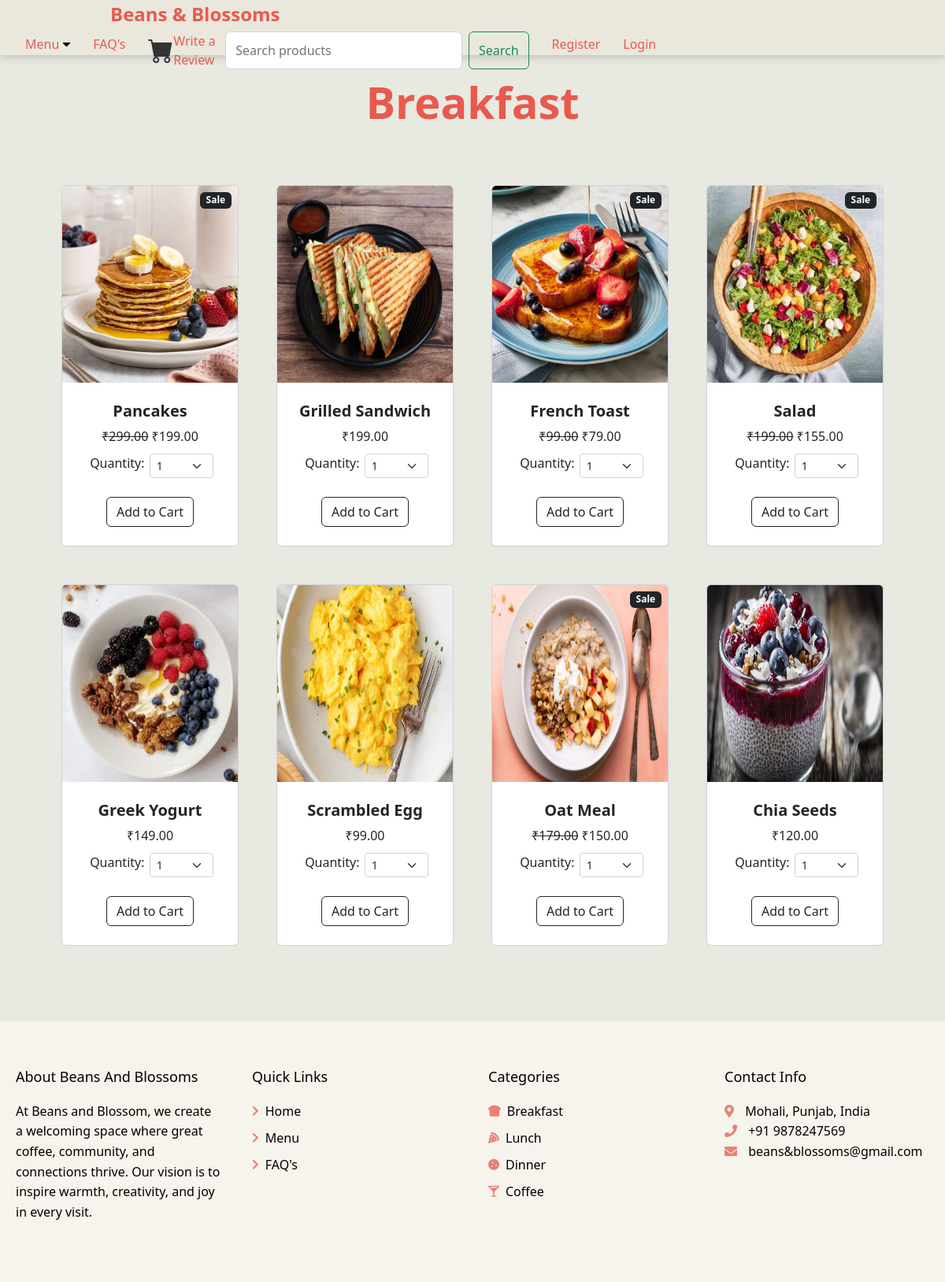
The app's page /category/Breakfast with its own data.
### main/models.py (models this page shows, shortened)
class Category(models.Model):
    name = models.CharField(max_length=50)
    def __str__(self):
        return self.name

class Product(models.Model):
    name = models.CharField(max_length=100)
    price = models.DecimalField(default=0, decimal_places=2, max_digits=6)
    category = models.ForeignKey(Category, on_delete=models.CASCADE, default=1)
    image = models.ImageField(upload_to='uploads/product/')
    is_sale = models.BooleanField(default=False)
    sale_price = models.DecimalField(default=0, decimal_places=2, max_digits=6)

### main/views.py (the view)
# urls.py: path('category/<str:food>', views.category, name='category'),
def category(request, food):
    try:
        category = Category.objects.get(name=food)
        products = Product.objects.filter(category=category)
        return render(request, 'category.html', {'products': products, 'category': category})
    except Category.DoesNotExist:
        messages.success(request, "The category doesn't exist.")
        return redirect('menu')

### cart/context_processors.py (called while the page is built)
def cart(request):
    return {'cart': Cart(request)}

### main/templates/category.html (shortened to what this page needs)
{% extends 'base.html' %}
{% load static %}
{% block content %}
        <header class="py-5">
            <div class="container px-4 px-lg-5 my-5">
                <div class="text-center" style="color:  #E85A4F;;">
                    <h1 class="display-4 fw-bolder">{{ category }}</h1>
                </div>
            </div>
        </header>
        <section class="py-5" style="margin-top: -120px;">
            <div class="container px-4 px-lg-5 mt-5">
                <div class="row gx-4 gx-lg-5 row-cols-2 row-cols-md-3 row-cols-xl-4 justify-content-center">
                    {% for product in products %}
                        {% if product.is_sale == True %}
                    <div class="col mb-5">
                        <div class="card h-100">
                            <div class = "badge bg-dark text-white position-absolute" style="top:0.5rem;right: 0.5rem;">Sale</div>
                            <img class="card-img-top" src="{{ product.image.url }}" height="250px" alt="..." />
                            <div class="card-body p-4">
                                <div class="text-center">
                                    <h5 class="fw-bolder">{{product.name}}</h5>
                                    <strike>₹{{product.price}}</strike>&nbsp;₹{{product.sale_price}}<br>
                                    <center>
                                        <div style="display: flex; margin-right: -70px;margin-top: 10px;">
                                        <div class="col-md-4" style="margin-left: 5px; ">Quantity:</div>
                                    <div class="col-md-4">
                                <select class="form-select form-select-sm" id="qty-cart">
                                    <option value="1">1</option>
                                </select>
                                </div>
                                </div></div></center>
                            </div>
                            <div class="card-footer p-4 pt-0 border-top-0 bg-transparent">
                                <div class="text-center">
                                    <button class="btn btn-outline-dark mt-auto addcart" type="button" value="{{ product.id }}" >Add to Cart</button>
                                </div>
                            </div>
                        </div>
                    </div>
                    {% else %}
                    <div class="col mb-5">
                        <div class="card h-100">
                            <img class="card-img-top" src="{{ product.image.url }}" height="250px" alt="..." />
                            <div class="card-body p-4">
                                <div class="text-center">
                                    <h5 class="fw-bolder">{{product.name}}</h5>
                                    ₹{{product.price}}<br>
                                    <center>
                                        <div style="display: flex; margin-right: -70px;margin-top: 10px;">
                                        <div class="col-md-4" style="margin-left: 5px; ">Quantity:</div>
                                    <div class="col-md-4">
                                <select class="form-select form-select-sm" id="qty-cart">
                                    <option value="1">1</option>
                                </select>
                                </div>
                                </div></div></center>
                            </div>
                            <div class="card-footer p-4 pt-0 border-top-0 bg-transparent">
                                <div class="text-center">
                                    <button class="btn btn-outline-dark mt-auto addcart" type="button" value="{{ product.id }}" >Add to Cart</button>
                                </div>
                            </div>
                        </div>
                    </div>
                    {% endif %}
                {% endfor %}
    </div>
    </section>
{% endblock %}

### main/templates/base.html (style rules this page uses)
* { margin: 0; padding: 0; box-sizing: border-box; }
body { background-color: #E8E9E1; }

### records on screen
Category: name "Breakfast"
Product: image (picture), name "Pancakes", price "299.00", sale_price "199.00"
Product: image (picture), name "Grilled Sandwich", price "199.00", {{ product.id }} 2 (drawn)
Product: image (picture), name "French Toast", price "99.00", sale_price "79.00", {{ product.id }} 3 (drawn)
Product: image (picture), name "Salad", price "199.00", sale_price "155.00", {{ product.id }} 4 (drawn)
Product: image (picture), name "Greek Yogurt", price "149.00", {{ product.id }} 11 (drawn)
Product: image (picture), name "Scrambled Egg", price "99.00", {{ product.id }} 12 (drawn)
Product: image (picture), name "Oat Meal", price "179.00", sale_price "150.00", {{ product.id }} 13 (drawn)
Product: image (picture), name "Chia Seeds", price "120.00", {{ product.id }} 14 (drawn)
